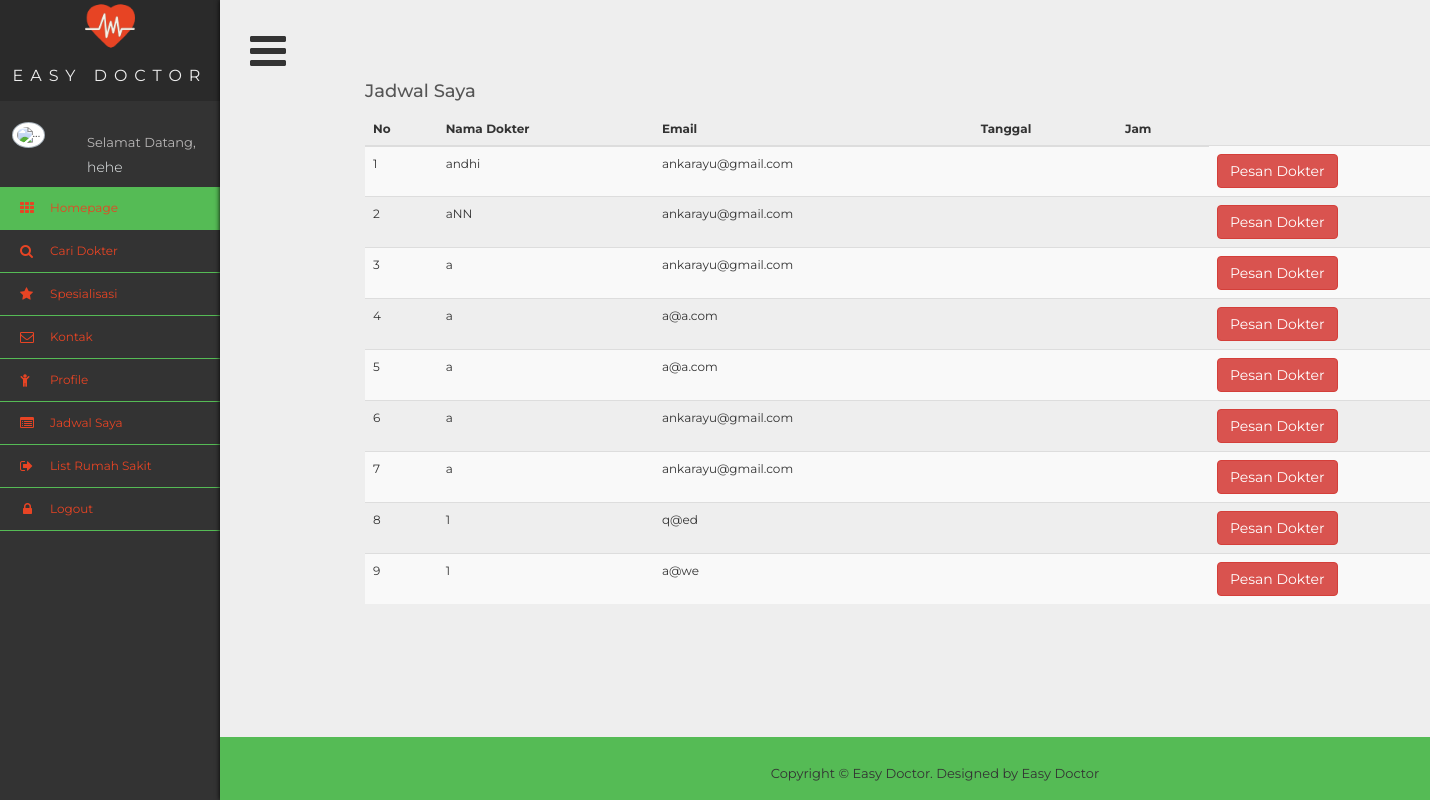
Screenshot of /see_doctor.php?id=1 (signed in) with the database file from the repository.
### tables this page shows
CREATE TABLE `patient` (
  `id_patient` int(13) NOT NULL,
  `username` varchar(20) NOT NULL,
  `name` varchar(70) NOT NULL,
  `email` varchar(45) NOT NULL,
  `phone_number` text NOT NULL,
  `birth_date` date NOT NULL,
  `password` varchar(45) NOT NULL,
  `other_password` varchar(40) NOT NULL,
  `address` varchar(50) NOT NULL,
  `photo_patient` varchar(100) NOT NULL
);

CREATE TABLE `doctor` (
  `id_doctor` int(11) NOT NULL,
  `name` text NOT NULL,
  `email` varchar(50) NOT NULL,
  `phone_number_doc` text NOT NULL,
  `photo_doctor` varchar(100) NOT NULL,
  `id_hospital` int(11) NOT NULL
);

### see_doctor.php (the view, shortened to what this page needs)
<!DOCTYPE html>
<?php
	include "connect.php";
  if($_GET['id']){
        $id_hospital = $_GET['id'];
        $query_dr = mysqli_query($connect, "SELECT * FROM doctor where id_hospital = '$id_hospital'");
  }
	if($_SESSION['id_patient']!="nouser"){
    $id_patient = $_SESSION['id_patient'];
      $query = mysqli_query($connect, "SELECT * FROM patient where id_patient = '$id_patient'");
      $result = mysqli_fetch_array($query);
  }
?>
<html >
<head>
<link rel="stylesheet" type="text/css"  href="css/bootstrap.css">
<link rel="stylesheet" type="text/css" href="fonts/font-awesome/css/font-awesome.css">
<link rel="stylesheet" type="text/css"  href="css/profile.css">
<link rel="stylesheet" href="css/style3.css">
<link rel="stylesheet" type="text/css"  href="css/animate.css">
<link rel="stylesheet" type="text/css"  href="css/animate.min.css">
<link rel="stylesheet" type="text/css" href="css/prettyPhoto.css">
</head>
</head>
<body>
  <div class='wrapper'>
  <div class='sidebar'>
    <div class='title'>
      <img src="ico/cardiogram.png" width="50" height="50" align="middle" ><br>
Easy Doctor
    </div>
		<?php if($_SESSION['id_patient']!="nouser"){ ?>
			<div class="profile clearfix">
								 <div class="profile_pic">
									 <img src="images/img.jpg" alt="..." class="img-circle profile_img">
								 </div>
								 <div class="profile_info">
									 <span>Selamat Datang,</span>
									 <h2	><?php echo $result['username']; ?></h2>
								 </div>
							 </div>
		<?php } ?>
    <ul class='nav'>
			<?php if($_SESSION['id_patient']!="nouser"){ ?>
				<li>
	        <a class='active' href="patient/index.php">Homepage</a>
	      </li>
      <?php } ?>
            <li>
        <a>Cari Dokter</a>
      </li>
      <li class="dropdown">
        <a a href="#" class="dropdown-toggle" data-toggle="dropdown">Spesialisasi</a>
      </li>
      <li>
        <a>Kontak</a>
      </li>
			<?php if($_SESSION['id_patient']!="nouser"){ ?>
				<li>
					<a href="patient/profile.php">Profile</a>
				</li>
				<li>
						<a href="patient/jadwalsaya.php">Jadwal Saya</a>
					</li>
			<?php } ?>
      <li style="list-style-type:'\f08b'">
        <a href = "listrs.php">List Rumah Sakit</a>
      </li>
			<?php if($_SESSION['id_patient']!="nouser"){ ?>
        <li style="list-style-type:'\f08b'">
          <a href = "signout.php">Logout</a>
        </li>
      <?php } ?>
    </ul>
  </div>
  <div class='content isOpen'>
    <a class='button'></a>
<div class="container">
	<div class="row">
        <div class="col-md-12">
        <h4>Jadwal Saya</h4>
        <div class="table-responsive">
              <table id="mytable" class="table table-bordred table-striped">
                   <thead>
										 <th>No</th>
	 									<th>Nama Dokter</th>
	 									<th>Email</th>
	 									<th>Tanggal</th>
	 									<th>Jam</th>
                   </thead>
    <tbody>
			<?php
				$count = 1;
				while($result_dr = mysqli_fetch_array($query_dr)){
					echo
					'<tr>
						<td>'.$count++.'</td>
						<td>'.$result_dr['name'].'</td>
						<td>'.$result_dr['email'].'</td>
						<td>'.$result_dr['date_book'].'</td>
						<td>'.$result_dr['jam'].'</td>
						<td><a href="patient/bookingdoctor_process.php?id='.$result_dr['id_doctor'].'" button type="button" class="btn btn-danger">Pesan Dokter</button></td>
					</tr>';
				}
			?>
    </tbody>
</table>
            </div>
        </div>
	</div>
</div>
	<div id="footer">
  <div class="container">
    <p>Copyright &copy; Easy Doctor. Designed by <a href="#" rel="nofollow">Easy Doctor</a></p>
  </div>
</div>
</div>
  </div>
</body>
</body>
</html>

### css/style3.css (style rules this page uses)
* { margin: 0; padding: 0; }
*, *:before, *:after { box-sizing: border-box; }
html, body { height: 100%; }
body { font: 12px/1 'Montserrat', sans-serif; color: #333; background: #333; overflow-x: hidden; }
.wrapper { display: flex; min-height: 100%; }
.sidebar { position: absolute; width: 220px; }
.content { flex: 1; padding: 30px; background: #eee; box-shadow: 0 0 5px black; transform: translate3d(0, 0, 0); transition: transform .3s; }
.content.isOpen { transform: translate3d(220px, 0, 0); }
.button { cursor: pointer; }
.button:before { content: '\f0c9'; font: 42px fontawesome; }
.title { font-size: 16px; line-height: 50px; text-align: center; text-transform: uppercase; letter-spacing: 7px; color: #eee; border-bottom: 1px solid #333; background: #2a2a2a; }
.nav li a { position: relative; display: block; padding: 15px 15px 15px 50px; font-size: 12px; color: #eee; border-bottom: 1px solid #5b5; }
.nav li a:before { font: 14px fontawesome; position: absolute; top: 14px; left: 20px; }
.nav li:nth-child(1) a:before { content: '\f00a'; }
.nav li:nth-child(2) a:before { content: '\f002'; }
.nav li:nth-child(3) a:before { content: '\f005'; }
.nav li:nth-child(4) a:before { content: '\f003'; }
.nav li:nth-child(5) a:before { content: '\f1ae'; }
.nav li:nth-child(6) a:before { content: '\f022'; }
.nav li:nth-child(7) a:before { content: '\f08b'; }
.nav li:nth-child(8) a:before { content: '\f023'; left: 23px; }
.nav li a.active { box-shadow: inset 5px 0 0 #5b5, inset 6px 0 0 #333; background: #5b5; }
h2 { font-size: 18px; font-weight: 400; color: #999; }
a { color: #333; }
.profile_pic { width: 35%; float: left }
.img-circle.profile_img { width: 70%; background: #fff; margin-left: 15%; z-index: 1000; position: inherit; margin-top: 20px; border: 1px solid rgba(52, 73, 94, 0.44); padding: 4px }
.profile_info { padding: 25px 10px 10px; width: 65%; float: left }
.profile_info span { font-size: 13px; line-height: 30px; color: #BAB8B8 }
.profile_info h2 { font-size: 14px; color: #ECF0F1; margin: 0; font-weight: 300 }
h2 { text-transform: none ; line-height: 20px; margin: 0; }
.nav li a.active { box-shadow: inset 0 0 0 #5b5, inset 0 0 0 #333!important; background: #5b5; }
.content { flex: 1; padding-right: 0px; padding-left : 0px; background: #eee; box-shadow: 0 0 5px black; transform: translate3d(0, 0, 0); transition: transform .3s; }
.button:before { content: '\f0c9'; font: 42px fontawesome; padding: 30px; padding-bottom: 30px; }

### see_doctor.php (style rules this page uses)
body { background: #fff; }

### rows the page displays
patient: username "hehe"
doctor: name "andhi", email "ankarayu@gmail.com"
doctor: name "aNN", email "ankarayu@gmail.com"
doctor: name "a", email "ankarayu@gmail.com"
doctor: name "a", email "a@a.com"
doctor: name "a", email "a@a.com"
doctor: name "a", email "ankarayu@gmail.com"
doctor: name "a", email "ankarayu@gmail.com"
doctor: name "1", email "q@ed"
doctor: name "1", email "a@we"
